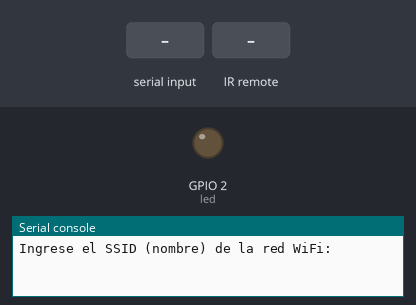
Simulated run of this program. Board: ESP32 board running MicroPython. On the bench: output pins drawn as LEDs (lit = HIGH), the last lines printed to the serial console. Inputs (shaded band) come from the test bench. WiFi joins after 1.5 s; web requests get an empty 200 reply after 0.4 s.

Above: at 1.2 s.
1.3 s: "1" typed at the serial console, then Enter
2.8 s: "0" typed at the serial console, then Enter
4.3 s: "2" typed at the serial console, then Enter
7.3 s: infrared code 0x45 received
At 8.3 s:
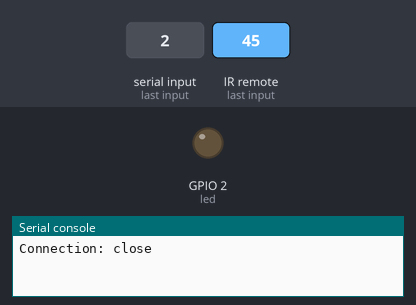
8.9 s: infrared code 0x16 received
At 9.5 s:
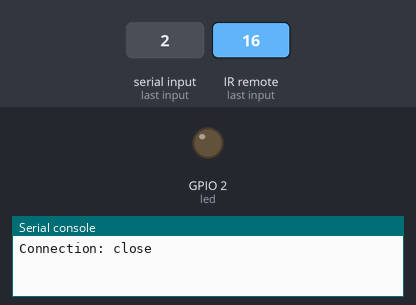
10.4 s: infrared code 0x0C received
At 11.9 s:
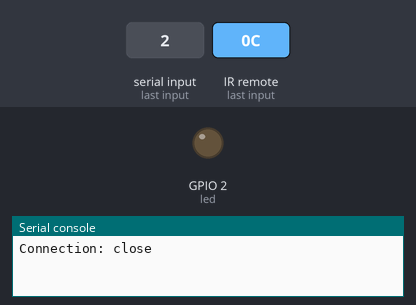
Timing chart, 0 to 12.9 s (numbered marks = the images above; inputs shaded):
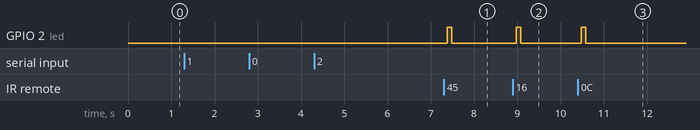

The program:

Poroyecto_MicroPython_Final.py
```python
import time
import network
import usocket as socket
from machine import Pin
from ir_rx import NEC_16

# Configurar la conexión Wi-Fi
def setup_connection():
    global ssid, password, server_ip
    ssid = input("Ingrese el SSID (nombre) de la red WiFi: ")
    password = input("Ingrese la contraseña de la red WiFi: ") # IP de tu computadora (VER EN IPCONFIG)
    server_ip = input("Ingrese la IP del servidor (ej. 192.168.3.11): ")

setup_connection()

station = network.WLAN(network.STA_IF)
station.active(True)
station.connect(ssid, password)

while not station.isconnected():
    pass

print('Conexión establecida:', station.ifconfig())

# Variables para almacenar el valor recibido
last_data_hex = None
valor_recibido = None


# LED
led = Pin(2, Pin.OUT)
ledState = False

# =========================== VARIABLES ====================================
# Definición de variables del control remoto
control_remoto = {
    'CH-' : '45',	 'CH'     :   '46',   'CH_mas'   :  '47',
    'PREV': '44',	 'NEXT'   :   '40',   'PLAYPAUSE':  '43',
    'VOL-': '07',	 'VOL_mas':   '15',   'EQ'       :  '09',
    '0'   : '16',	 '100'    :   '19',   '200'      :  '0d',
    '1'   : '0c',	 '2'      :   '18',   '3'        :  '5e',
    '4'   : '08',	 '5'      :   '1c',   '6'        :  '5a',
    '7'   : '42',	 '8'      :   '52',   '9'        :  '4a'
}


def callback(data, addr, ctrl):
    global last_data_hex
    if data > 0:
        last_data_hex = "{:02x}".format(data)
        print(f'Nuevo dato recibido: {last_data_hex}')

        # COMPROBAR SU VALOR
        if last_data_hex in control_remoto.values():
            for key, value in control_remoto.items():
                if value == last_data_hex:
                    valor_recibido = key
                    print(f'El valor recibido es: {valor_recibido}')  # Muestra el texto correspondiente
                    led.value(1)
                    time.sleep(0.1)
                    led.value(0)

        enviar_datos(valor_recibido)  # Llama a la función para enviar datos

def enviar_datos(valor):
    server_port = 80  # Puerto donde está escuchando tu servidor (CREO QUE NO ES NECESARIO)

    try:
        s = socket.socket()
        s.connect((server_ip, server_port))

        # Preparar la solicitud POST
        request = f"POST /control_esp32/control_esp32.php HTTP/1.1\r\n"
        request += f"Host: {server_ip}\r\n"
        request += "Content-Type: application/x-www-form-urlencoded\r\n"
        request += f"Content-Length: {len('data=' + valor)}\r\n"
        request += "Connection: close\r\n\r\n"
        request += f"data={valor}"  # Datos en el cuerpo de la solicitud

        # Enviar la solicitud
        s.send(request.encode())
        response = s.recv(1024)  # Puedes recibir la respuesta del servidor si lo necesitas
        print('Respuesta del servidor:', response.decode())

    except Exception as e:
        print("Error al enviar datos:", e)
    finally:
        s.close()

# Configurar el receptor IR
ir = NEC_16(Pin(26, Pin.IN), callback)

# Mantener el script corriendo
while True:
    time.sleep(0.1)
```

Measured:
- after the input at 7.3 s, GPIO 2 (led): LOW → HIGH after 0.08 s, → LOW 0.10 s later
- after the input at 8.9 s, GPIO 2 (led): LOW → HIGH after 0.08 s, → LOW 0.10 s later
- after the input at 10.4 s, GPIO 2 (led): LOW → HIGH after 0.08 s, → LOW 0.10 s later
